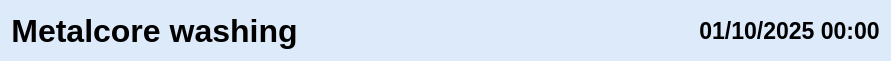
   <widget class="QWidget" name="widget_4" native="true">
    <property name="geometry">
     <rect>
      <x>390</x>
      <y>60</y>
      <width>891</width>
      <height>61</height>
     </rect>
    </property>
    <property name="styleSheet">
     <string notr="true">background-color: rgba(221,234,250,255);
border-radius: 7px;</string>
    </property>
    <layout class="QHBoxLayout" name="horizontalLayout_9">
     <item>
      <widget class="QLabel" name="label_2">
       <property name="sizePolicy">
        <sizepolicy hsizetype="Fixed" vsizetype="Preferred">
         <horstretch>0</horstretch>
         <verstretch>0</verstretch>
        </sizepolicy>
       </property>
       <property name="font">
        <font>
         <pointsize>24</pointsize>
         <weight>75</weight>
         <bold>true</bold>
        </font>
       </property>
       <property name="styleSheet">
        <string notr="true">background-color: rgba(233, 113, 52, 0);
border-radius: 7px;</string>
       </property>
       <property name="text">
        <string>Metalcore washing</string>
       </property>
       <property name="alignment">
        <set>Qt::AlignCenter</set>
       </property>
      </widget>
     </item>
     <item>
      <spacer name="horizontalSpacer_2">
       <property name="orientation">
        <enum>Qt::Horizontal</enum>
       </property>
       <property name="sizeHint" stdset="0">
        <size>
         <width>40</width>
         <height>20</height>
        </size>
       </property>
      </spacer>
     </item>
     <item>
      <widget class="QLabel" name="label_116">
       <property name="sizePolicy">
        <sizepolicy hsizetype="Fixed" vsizetype="Preferred">
         <horstretch>0</horstretch>
         <verstretch>0</verstretch>
        </sizepolicy>
       </property>
       <property name="font">
        <font>
         <pointsize>17</pointsize>
         <weight>75</weight>
         <bold>true</bold>
        </font>
       </property>
       <property name="styleSheet">
        <string notr="true">background-color: rgba(233, 113, 52, 0);
border-radius: 7px;</string>
       </property>
       <property name="text">
        <string/>
       </property>
       <property name="pixmap">
        <pixmap>all-icons/clock-6-24.png</pixmap>
       </property>
       <property name="alignment">
        <set>Qt::AlignCenter</set>
       </property>
      </widget>
     </item>
     <item>
      <widget class="QLabel" name="label_clock">
       <property name="sizePolicy">
        <sizepolicy hsizetype="Fixed" vsizetype="Preferred">
         <horstretch>0</horstretch>
         <verstretch>0</verstretch>
        </sizepolicy>
       </property>
       <property name="font">
        <font>
         <pointsize>17</pointsize>
         <weight>75</weight>
         <bold>true</bold>
        </font>
       </property>
       <property name="styleSheet">
        <string notr="true">background-color: rgba(233, 113, 52, 0);
border-radius: 7px;</string>
       </property>
       <property name="text">
        <string>01/10/2025 00:00</string>
       </property>
       <property name="alignment">
        <set>Qt::AlignCenter</set>
       </property>
      </widget>
     </item>
    </layout>
   </widget>
